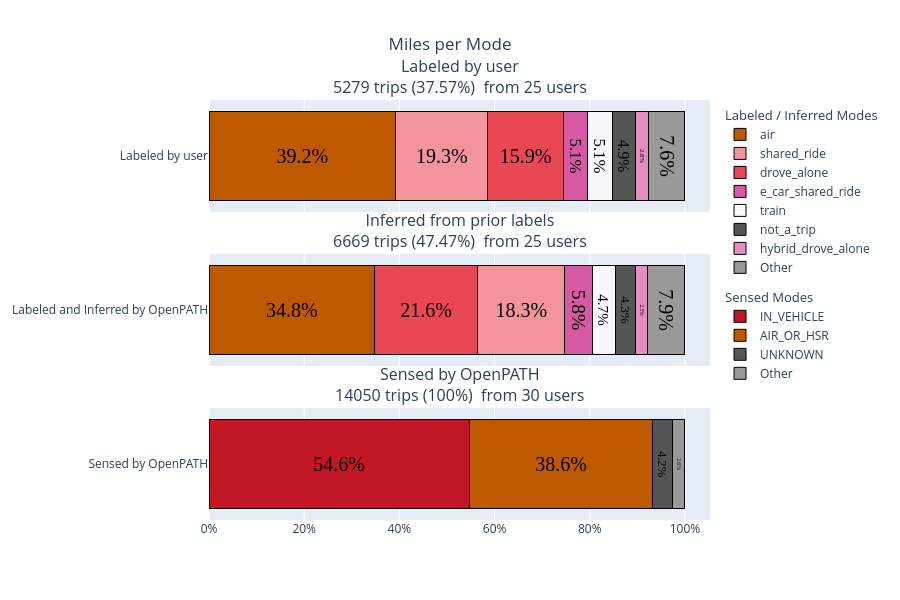

The code cell stored with this chart in its notebook:
### Code cell
fig, filename = build_three_panel_trip_plot_four(
    expanded_ct=expanded_ct,
    expanded_ct_inferred=expanded_ct_inferred,
    expanded_ct_sensed=expanded_ct_sensed,
    distance_col=distance_col,
    colors_mode=colors_mode,
    colors_sensed=colors_sensed,
    stacked_bar_quality_text_labeled=stacked_bar_quality_text_labeled,
    stacked_bar_quality_text_inferred=stacked_bar_quality_text_inferred,
    stacked_bar_quality_text_sensed=stacked_bar_quality_text_sensed,
    file_suffix=file_suffix
)

fig.write_html(filename, include_plotlyjs="cdn", full_html=True)

fig.update_layout(
    height=600,
    barmode='stack',
    showlegend=True,
    title=dict(text="Miles per Mode", x=0.5),
    legend=dict(
        orientation="v",
        traceorder="grouped",
        tracegroupgap=10
    )
)

### Figure 1 — Plotly figure (JSON) as saved in the notebook; plotly's stock layout.template omitted (floating-point values rounded to 4 significant figures)
{"data": [{"hovertemplate": "air: 39.2%<extra></extra>", "insidetextanchor": "middle", "insidetextfont": {"color": "black", "family": "Times", "size": 20}, "legendgroup": "group_labeled", "legendgrouptitle": {"text": "Labeled / Inferred Modes"}, "marker": {"color": "#bf5900", "line": {"color": "black", "width": 1}}, "name": "air", "orientation": "h", "text": ["39.2%"], "textposition": "inside", "type": "bar", "x": [0.3924], "xaxis": "x", "y": ["Labeled by user"], "yaxis": "y"}, {"hovertemplate": "shared_ride: 19.3%<extra></extra>", "insidetextanchor": "middle", "insidetextfont": {"color": "black", "family": "Times", "size": 20}, "legendgroup": "group_labeled", "legendgrouptitle": {"text": "Labeled / Inferred Modes"}, "marker": {"color": "#f2949c", "line": {"color": "black", "width": 1}}, "name": "shared_ride", "orientation": "h", "text": ["19.3%"], "textposition": "inside", "type": "bar", "x": [0.1932], "xaxis": "x", "y": ["Labeled by user"], "yaxis": "y"}, {"hovertemplate": "drove_alone: 15.9%<extra></extra>", "insidetextanchor": "middle", "insidetextfont": {"color": "black", "family": "Times", "size": 20}, "legendgroup": "group_labeled", "legendgrouptitle": {"text": "Labeled / Inferred Modes"}, "marker": {"color": "#e94754", "line": {"color": "black", "width": 1}}, "name": "drove_alone", "orientation": "h", "text": ["15.9%"], "textposition": "inside", "type": "bar", "x": [0.1586], "xaxis": "x", "y": ["Labeled by user"], "yaxis": "y"}, {"hovertemplate": "e_car_shared_ride: 5.1%<extra></extra>", "insidetextanchor": "middle", "insidetextfont": {"color": "black", "family": "Times", "size": 20}, "legendgroup": "group_labeled", "legendgrouptitle": {"text": "Labeled / Inferred Modes"}, "marker": {"color": "#d859a3", "line": {"color": "black", "width": 1}}, "name": "e_car_shared_ride", "orientation": "h", "text": ["5.1%"], "textposition": "inside", "type": "bar", "x": [0.05143], "xaxis": "x", "y": ["Labeled by user"], "yaxis": "y"}, {"hovertemplate": "train: 5.1%<extra></extra>", "insidetextanchor": "middle", "insidetextfont": {"color": "black", "family": "Times", "size": 20}, "legendgroup": "group_labeled", "legendgrouptitle": {"text": "Labeled / Inferred Modes"}, "marker": {"color": "#f7f7fc", "line": {"color": "black", "width": 1}}, "name": "train", "orientation": "h", "text": ["5.1%"], "textposition": "inside", "type": "bar", "x": [0.05143], "xaxis": "x", "y": ["Labeled by user"], "yaxis": "y"}, {"hovertemplate": "not_a_trip: 4.9%<extra></extra>", "insidetextanchor": "middle", "insidetextfont": {"color": "black", "family": "Times", "size": 20}, "legendgroup": "group_labeled", "legendgrouptitle": {"text": "Labeled / Inferred Modes"}, "marker": {"color": "#555555", "line": {"color": "black", "width": 1}}, "name": "not_a_trip", "orientation": "h", "text": ["4.9%"], "textposition": "inside", "type": "bar", "x": [0.04884], "xaxis": "x", "y": ["Labeled by user"], "yaxis": "y"}, {"hovertemplate": "hybrid_drove_alone: 2.8%<extra></extra>", "insidetextanchor": "middle", "insidetextfont": {"color": "black", "family": "Times", "size": 20}, "legendgroup": "group_labeled", "legendgrouptitle": {"text": "Labeled / Inferred Modes"}, "marker": {"color": "#e48dc0", "line": {"color": "black", "width": 1}}, "name": "hybrid_drove_alone", "orientation": "h", "text": ["2.8%"], "textposition": "inside", "type": "bar", "x": [0.02818], "xaxis": "x", "y": ["Labeled by user"], "yaxis": "y"}, {"hovertemplate": "Other: 7.6%<extra></extra>", "insidetextanchor": "middle", "insidetextfont": {"color": "black", "family": "Times", "size": 20}, "legendgroup": "group_labeled", "legendgrouptitle": {"text": "Labeled / Inferred Modes"}, "marker": {"color": "#999", "line": {"color": "black", "width": 1}}, "name": "Other", "orientation": "h", "text": ["7.6%"], "textposition": "inside", "type": "bar", "x": [0.07593], "xaxis": "x", "y": ["Labeled by user"], "yaxis": "y"}, {"hovertemplate": "air: 34.8%<extra></extra>", "insidetextanchor": "middle", "insidetextfont": {"color": "black", "family": "Times", "size": 20}, "legendgroup": "group_inferred", "legendgrouptitle": {"text": "Inferred Modes"}, "marker": {"color": "#bf5900", "line": {"color": "black", "width": 1}}, "name": "air", "orientation": "h", "showlegend": false, "text": ["34.8%"], "textposition": "inside", "type": "bar", "x": [0.3481], "xaxis": "x2", "y": ["Labeled and Inferred by OpenPATH"], "yaxis": "y2"}, {"hovertemplate": "drove_alone: 21.6%<extra></extra>", "insidetextanchor": "middle", "insidetextfont": {"color": "black", "family": "Times", "size": 20}, "legendgroup": "group_inferred", "legendgrouptitle": {"text": "Inferred Modes"}, "marker": {"color": "#e94754", "line": {"color": "black", "width": 1}}, "name": "drove_alone", "orientation": "h", "showlegend": false, "text": ["21.6%"], "textposition": "inside", "type": "bar", "x": [0.2164], "xaxis": "x2", "y": ["Labeled and Inferred by OpenPATH"], "yaxis": "y2"}, {"hovertemplate": "shared_ride: 18.3%<extra></extra>", "insidetextanchor": "middle", "insidetextfont": {"color": "black", "family": "Times", "size": 20}, "legendgroup": "group_inferred", "legendgrouptitle": {"text": "Inferred Modes"}, "marker": {"color": "#f2949c", "line": {"color": "black", "width": 1}}, "name": "shared_ride", "orientation": "h", "showlegend": false, "text": ["18.3%"], "textposition": "inside", "type": "bar", "x": [0.1834], "xaxis": "x2", "y": ["Labeled and Inferred by OpenPATH"], "yaxis": "y2"}, {"hovertemplate": "e_car_shared_ride: 5.8%<extra></extra>", "insidetextanchor": "middle", "insidetextfont": {"color": "black", "family": "Times", "size": 20}, "legendgroup": "group_inferred", "legendgrouptitle": {"text": "Inferred Modes"}, "marker": {"color": "#d859a3", "line": {"color": "black", "width": 1}}, "name": "e_car_shared_ride", "orientation": "h", "showlegend": false, "text": ["5.8%"], "textposition": "inside", "type": "bar", "x": [0.05785], "xaxis": "x2", "y": ["Labeled and Inferred by OpenPATH"], "yaxis": "y2"}, {"hovertemplate": "train: 4.7%<extra></extra>", "insidetextanchor": "middle", "insidetextfont": {"color": "black", "family": "Times", "size": 20}, "legendgroup": "group_inferred", "legendgrouptitle": {"text": "Inferred Modes"}, "marker": {"color": "#f7f7fc", "line": {"color": "black", "width": 1}}, "name": "train", "orientation": "h", "showlegend": false, "text": ["4.7%"], "textposition": "inside", "type": "bar", "x": [0.04736], "xaxis": "x2", "y": ["Labeled and Inferred by OpenPATH"], "yaxis": "y2"}, {"hovertemplate": "not_a_trip: 4.3%<extra></extra>", "insidetextanchor": "middle", "insidetextfont": {"color": "black", "family": "Times", "size": 20}, "legendgroup": "group_inferred", "legendgrouptitle": {"text": "Inferred Modes"}, "marker": {"color": "#555555", "line": {"color": "black", "width": 1}}, "name": "not_a_trip", "orientation": "h", "showlegend": false, "text": ["4.3%"], "textposition": "inside", "type": "bar", "x": [0.04338], "xaxis": "x2", "y": ["Labeled and Inferred by OpenPATH"], "yaxis": "y2"}, {"hovertemplate": "hybrid_drove_alone: 2.5%<extra></extra>", "insidetextanchor": "middle", "insidetextfont": {"color": "black", "family": "Times", "size": 20}, "legendgroup": "group_inferred", "legendgrouptitle": {"text": "Inferred Modes"}, "marker": {"color": "#e48dc0", "line": {"color": "black", "width": 1}}, "name": "hybrid_drove_alone", "orientation": "h", "showlegend": false, "text": ["2.5%"], "textposition": "inside", "type": "bar", "x": [0.025], "xaxis": "x2", "y": ["Labeled and Inferred by OpenPATH"], "yaxis": "y2"}, {"hovertemplate": "Other: 7.9%<extra></extra>", "insidetextanchor": "middle", "insidetextfont": {"color": "black", "family": "Times", "size": 20}, "legendgroup": "group_inferred", "legendgrouptitle": {"text": "Inferred Modes"}, "marker": {"color": "#999", "line": {"color": "black", "width": 1}}, "name": "Other", "orientation": "h", "showlegend": false, "text": ["7.9%"], "textposition": "inside", "type": "bar", "x": [0.07856], "xaxis": "x2", "y": ["Labeled and Inferred by OpenPATH"], "yaxis": "y2"}, {"hovertemplate": "IN_VEHICLE: 54.6%<extra></extra>", "insidetextanchor": "middle", "insidetextfont": {"color": "black", "family": "Times", "size": 20}, "legendgroup": "group_sensed", "legendgrouptitle": {"text": "Sensed Modes"}, "marker": {"color": "#c21725", "line": {"color": "black", "width": 1}}, "name": "IN_VEHICLE", "orientation": "h", "text": ["54.6%"], "textposition": "inside", "type": "bar", "x": [0.5464], "xaxis": "x3", "y": ["Sensed by OpenPATH"], "yaxis": "y3"}, {"hovertemplate": "AIR_OR_HSR: 38.6%<extra></extra>", "insidetextanchor": "middle", "insidetextfont": {"color": "black", "family": "Times", "size": 20}, "legendgroup": "group_sensed", "legendgrouptitle": {"text": "Sensed Modes"}, "marker": {"color": "#bf5900", "line": {"color": "black", "width": 1}}, "name": "AIR_OR_HSR", "orientation": "h", "text": ["38.6%"], "textposition": "inside", "type": "bar", "x": [0.3864], "xaxis": "x3", "y": ["Sensed by OpenPATH"], "yaxis": "y3"}, {"hovertemplate": "UNKNOWN: 4.2%<extra></extra>", "insidetextanchor": "middle", "insidetextfont": {"color": "black", "family": "Times", "size": 20}, "legendgroup": "group_sensed", "legendgrouptitle": {"text": "Sensed Modes"}, "marker": {"color": "#555555", "line": {"color": "black", "width": 1}}, "name": "UNKNOWN", "orientation": "h", "text": ["4.2%"], "textposition": "inside", "type": "bar", "x": [0.04171], "xaxis": "x3", "y": ["Sensed by OpenPATH"], "yaxis": "y3"}, {"hovertemplate": "Other: 2.6%<extra></extra>", "insidetextanchor": "middle", "insidetextfont": {"color": "black", "family": "Times", "size": 20}, "legendgroup": "group_sensed", "legendgrouptitle": {"text": "Sensed Modes"}, "marker": {"color": "#999", "line": {"color": "black", "width": 1}}, "name": "Other", "orientation": "h", "text": ["2.6%"], "textposition": "inside", "type": "bar", "x": [0.0255], "xaxis": "x3", "y": ["Sensed by OpenPATH"], "yaxis": "y3"}], "layout": {"annotations": [{"font": {"size": 16}, "showarrow": false, "text": "Labeled by user<br>5279 trips (37.57%)\n from 25 users", "x": 0.5, "xanchor": "center", "xref": "paper", "y": 1, "yanchor": "bottom", "yref": "paper"}, {"font": {"size": 16}, "showarrow": false, "text": "Inferred from prior labels<br>6669 trips (47.47%)\n from 25 users", "x": 0.5, "xanchor": "center", "xref": "paper", "y": 0.6333, "yanchor": "bottom", "yref": "paper"}, {"font": {"size": 16}, "showarrow": false, "text": "Sensed by OpenPATH<br>14050 trips (100%)\n from 30 users", "x": 0.5, "xanchor": "center", "xref": "paper", "y": 0.2667, "yanchor": "bottom", "yref": "paper"}], "barmode": "stack", "height": 600, "legend": {"orientation": "v", "tracegroupgap": 10, "traceorder": "grouped"}, "showlegend": true, "title": {"text": "Miles per Mode", "x": 0.5}, "xaxis": {"anchor": "y", "domain": [0, 1], "matches": "x3", "showticklabels": false, "tickformat": ".0%"}, "xaxis2": {"anchor": "y2", "domain": [0, 1], "matches": "x3", "showticklabels": false, "tickformat": ".0%"}, "xaxis3": {"anchor": "y3", "domain": [0, 1], "tickformat": ".0%"}, "yaxis": {"anchor": "x", "domain": [0.7333, 1]}, "yaxis2": {"anchor": "x2", "domain": [0.3667, 0.6333]}, "yaxis3": {"anchor": "x3", "domain": [0, 0.2667]}}}
